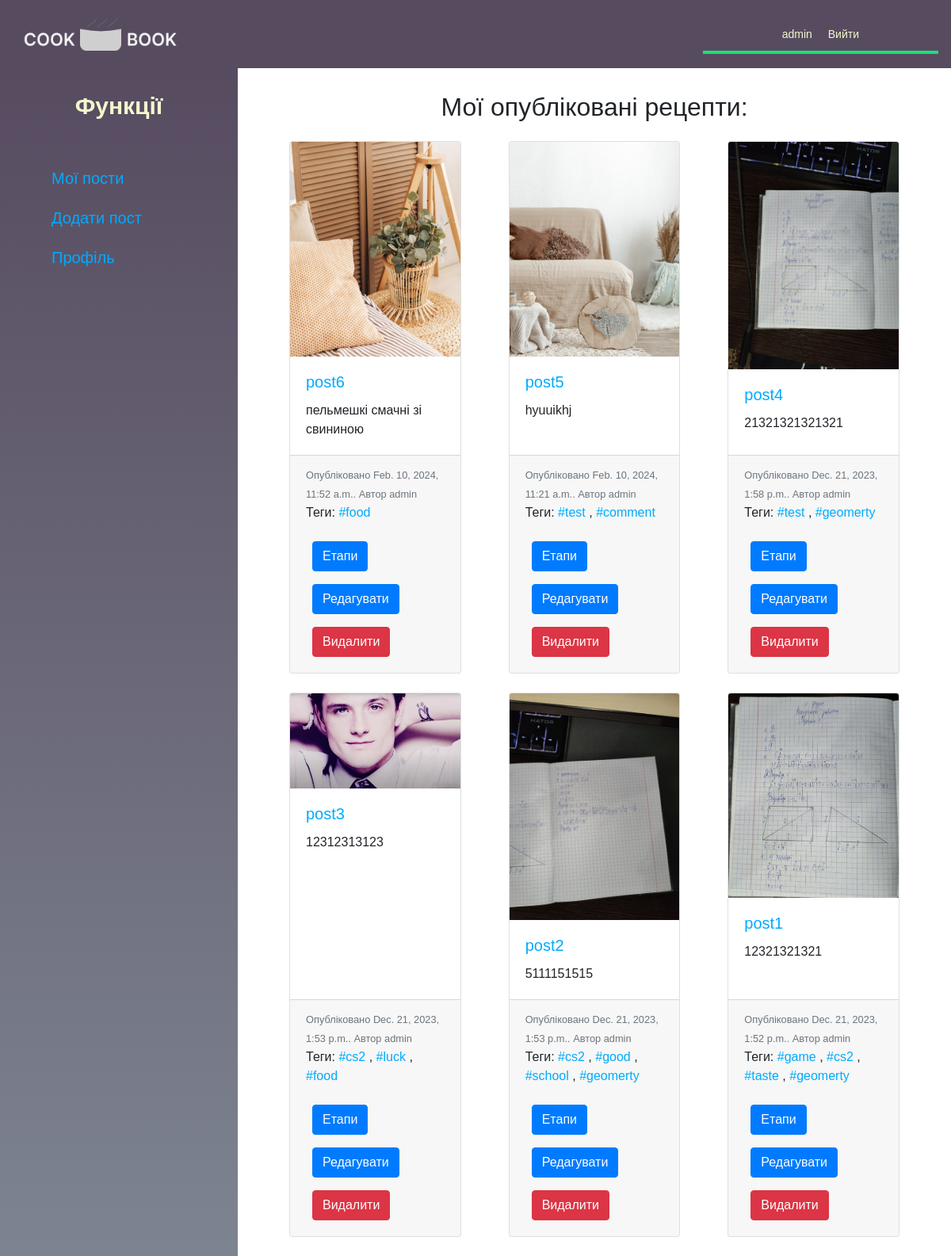
Screenshot of /blog/dashboard/ (signed in) with the database file from the repository.
### blog/models.py (models this page shows, shortened)
class Post(models.Model):
    STATUS_CHOISES=(('draft','Draft'),('published','Published'),)
    title = models.CharField(max_length=250,verbose_name='Post name')
    slug = models.SlugField(max_length=250,unique_for_date='publish')
    author = models.ForeignKey(User,on_delete=models.CASCADE, related_name='blog_posts',verbose_name='Author')
    short_description = models.CharField(max_length=400,verbose_name='Description')
    publish = models.DateTimeField(default=timezone.now,verbose_name='Publish date')
    created = models.DateTimeField(auto_now_add=True, verbose_name='Create date')
    updated = models.DateTimeField(auto_now=True, verbose_name='Update')
    status = models.CharField(max_length=10, choices=STATUS_CHOISES,default='draft')
    image = models.ImageField(upload_to='porodact_images/',verbose_name='Image',blank=False)
    tags = TaggableManager()
    class Meta:
        ordering=('-publish',)
    def get_absolut_url(self):
        return reverse('blog:post_detail',args=[self.publish.year,
                                                self.publish.month,
                                                self.publish.day,
                                                self.slug])

### blog/views.py (the view)
# urls.py: path('dashboard/', views.dashboard, name='dashboard'),
@login_required
def dashboard(request):
    user=request.user
    posts_pub=Post.objects.filter(author=user,status='published')
    posts_draft=Post.objects.filter(author=user,status='draft')
    return render(request,'blog/account/dashboard.html',{'posts_pub':posts_pub, 'posts_draft':posts_draft})

### blog/templates/blog/account/dashboard.html (shortened to what this page needs)
{% extends 'blog/base_account.html' %}
{% block account_content %}
    {% if posts_pub %}
        <h2 class="text-center mb-4">Мої опубліковані рецепти:</h2>
        <div class="card-deck">
            <div class="row row-cols-3 row-cols-md-3">
                {% for post in posts_pub %}
                    <div class="col mb-4">
                        <div class="card" style="height: 100%">
                            <a href="{{ post.get_absolut_url }}">
                                <img src="{{ MEDIA_URL }}{{ post.image.url }}" class="card-img-top" alt="...">
                            </a>
                            <div class="card-body">
                                <a href="{{ post.get_absolut_url }}">
                                    <h5 class="card-title">{{ post.title }}</h5>
                                </a>
                                <p class="card-text">{{ post.short_description|truncatewords:25 }}</p>
                            </div>
                            <div class="card-footer">
                                <small class="text-muted">Опубліковано {{ post.publish }}.
                                    Автор {{ post.author }}</small>
                                <p> Теги:
                                    {% for tag in post.tags.all %}
                                        <a href="{% url 'blog:post_list_by_tag' tag.slug %}">
                                            {{ tag.name }}
                                        </a>
                                        {% if not forloop.last %}
                                            ,
                                        {% endif %}
                                    {% endfor %}
                                </p>
                                <a class="btn btn-primary m-2"
                                   href="{% url 'blog:post_point_list' post.id %}">
                                    Етапи
                                </a>
                                <a class="btn btn-primary m-2"
                                   href="{% url 'blog:post_edit' post.id %}">Редагувати</a>
                                <a class="btn btn-danger m-2" href="{% url 'blog:post_delete' post.id %}">Видалити</a>
                            </div>
                        </div>
                    </div>
                {% endfor %}
            </div>
        </div>
    {% endif %}
{% endblock %}

### blog/templates/blog/base_account.html (shortened to what this page needs)
{% extends 'blog/base.html' %}
{% block content %}
    <div class="container-fluid ">
        <div class="row">
            <div class="col-3 left-navbar">
                {% block left_navbar %}
                    <h2 class="text-center mb-5">Функції</h2>
                    <ul>
                        <li>
                            <a href="{% url 'blog:dashboard' %}">
                                Мої пости
                            </a>
                        </li>
                        <li>
                            <a href="{%url 'blog:post_add' %}">
                                Додати пост
                            </a>
                        </li>
                                                <li>
                            <a href="{%url 'blog:edit_profile' %}">
                                Профіль
                            </a>
                        </li>
                    </ul>
                {% endblock %}
            </div>
            <div class="col-8 account-content">
                {% block account_content %}
                {% endblock %}
            </div>
        </div>
    </div>
{% endblock %}

### blog/templates/blog/base.html (shortened to what this page needs)
{%load static%}
<!DOCTYPE html>
<html lang="en">
<head>
   <link rel="stylesheet" href="https://cdn.jsdelivr.net/npm/bootstrap@4.5.3/dist/css/bootstrap.min.css">
   <link rel="stylesheet" href="{% static 'css/style.css' %}">
</head>
<body>
   {% block navbar %}
     <nav class="navbar navbar-expand-lg navbar-dark">
         <a class="navbar-brand" href="{% url 'blog:post_list' %}">
             <img src="{% static 'img/logo.png' %}" class="logo-img">
         </a>
         <div id="header">
    <span class="user">
        {% if request.user.is_authenticated %}
            <a href="{% url 'blog:dashboard' %}" class="pr-3">
                {{ request.user.first_name }}
            </a>
            <a href="{% url 'blog:login' %}">Вийти</a>
        {% else %}
            <a href="{% url 'blog:login' %}">Увійти</a>
        {% endif %}
    </span>
</div>
     </nav>
   {% endblock %}
   {%block content%}{% endblock %}
</body>
</html>

### blog/static/css/style.css (style rules this page uses)
body { margin:0; padding:0; font-family:helvetica, sans-serif; }
a { color:#00abff; text-decoration:none; }
h2 { font-weight:normal; margin:30px 0 0; }
#header { padding:10px 100px; font-size:14px; color:#fff; border-bottom:4px solid #1cdf78; overflow:auto; }
#header a { color:#f3f7cc; }
#header .user { float:right; padding-top:4px; }
.left-navbar { background: linear-gradient(to bottom, #574b60,#7d8491); min-height: calc(100vh - 86px); }
.left-navbar h2 { font-size: 30px; font-weight: bold; color:#f3f7cc ; }
.left-navbar li { padding: 10px; font-size: 20px; list-style-type: none; }
.left-navbar li a { display: block; width: 100%; height: 100%; }
nav { background-color: #574b60; }
.logo-img { height: 60px }
.account-content { margin: 0 auto; }

### rows the page displays
Post: image (picture), title "post6", short_description "пельмешкі смачні зі свининою", publish "Feb. 10, 2024, 11:52 a.m.", author "admin"
Tag: name "#food"
Post: image (picture), title "post5", short_description "hyuuikhj", publish "Feb. 10, 2024, 11:21 a.m.", author "admin"
Tag: name "#test"
Tag: name "#comment"
Post: image (picture), title "post4", short_description "21321321321321", publish "Dec. 21, 2023, 1:58 p.m.", author "admin"
Tag: name "#geomerty"
Post: image (picture), title "post3", short_description "12312313123", publish "Dec. 21, 2023, 1:53 p.m.", author "admin"
Tag: name "#cs2"
Tag: name "#luck"
Post: image (picture), title "post2", short_description "5111151515", publish "Dec. 21, 2023, 1:53 p.m.", author "admin"
Tag: name "#good"
Tag: name "#school"
Post: image (picture), title "post1", short_description "12321321321", publish "Dec. 21, 2023, 1:52 p.m.", author "admin"
Tag: name "#game"
Tag: name "#taste"

### other values shown
{{ request.user.first_name }} "admin"
